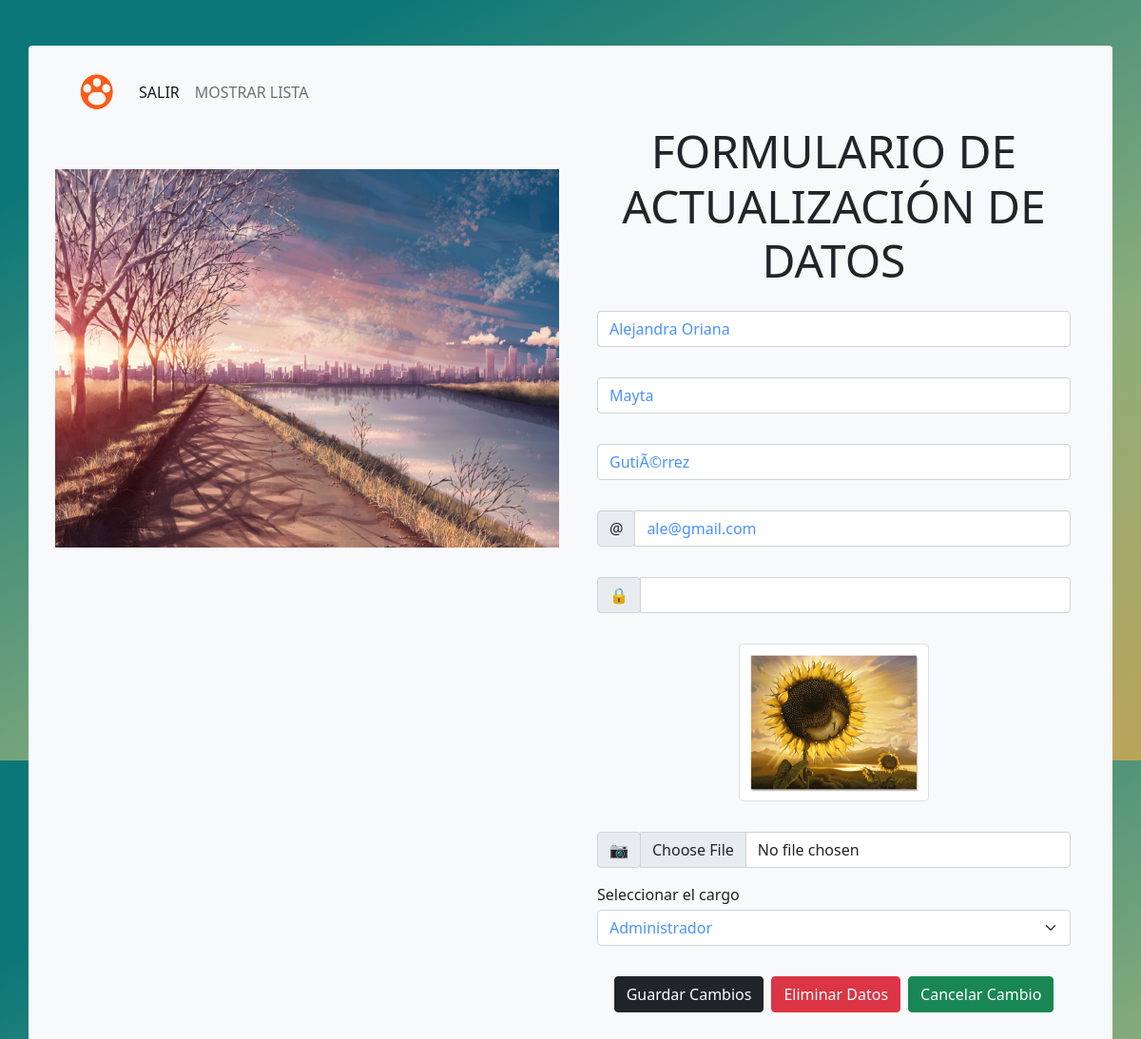
The app's page /vista/public/actualizarPersonal.php?id_usuario=4 (signed in) with its own data.
### tables this page shows
CREATE TABLE `usuario` (
  `id_usuario` int(11) NOT NULL,
  `apaterno` varchar(20) NOT NULL,
  `amaterno` varchar(20) NOT NULL,
  `nombres` varchar(40) NOT NULL,
  `usuario` varchar(40) NOT NULL,
  `password` varchar(80) NOT NULL,
  `foto` varchar(255) NOT NULL,
  `id_cargo_fk` int(11) NOT NULL
);

### modelo/BD/dataBase.php (called while the page is built, shortened)
<?php
class DataBase{
    public $host=DB_HOST;
    public $user=DB_USER;
    public $pass=DB_PASS;
    public $dbname=DB_NAME;
    public $link;
    private function connectDB(){
        $this->link=new mysqli($this->host, $this->user, $this->pass, $this->dbname);
    }
    public function select($query){
        $result=$this->link->query($query) or die ($this->link->error.__LINE__);
        if($result->num_rows>0){
            return $result;
        }
        else{
            header("Location:../../index.php?msg=El dato no existe!!!");
            exit();
        }
    }
}
?>

### vista/public/actualizarPersonal.php (the view, shortened to what this page needs)
<?php
include("../../modelo/BD/dataBase.php");
$id=$_GET['id_usuario'];
$db=new DataBase();
$query="select * from usuario where id_usuario=$id";
$getData=$db->select($query)->fetch_assoc();
?>
<!DOCTYPE html>
<html lang="es">
<head>
    <link rel="stylesheet" type="text/css" href="../asets/bootstrap/bootstrap.min.css">
    <link rel="stylesheet" href="../asets/css/animaciones.css">
    <link rel="stylesheet" href="../asets/css/fondo.css">
</head>
<body oncopy="return false" onpaste="return false">
    <main class="container mt-5 fade-in">
        <div class="row bg-light rounded p-3">
            <nav class="navbar navbar-expand-lg navbar-light">
                <div class="container-fluid">
                    <a href="registrar.php" class="navbar-brand"><img src="../asets/img/iconos/icono.png" width="40" height="40"></a>
                    <div class="collapse navbar-collapse" id="navbarNav">
                        <ul class="navbar-nav">
                            <li class="nav-icon"><a href="../../index.php" class="nav-link active" aria-current="page">SALIR</a></li>
                            <li class="nav-icon"><a href="resultado.php" class="nav-link">MOSTRAR LISTA</a></li>
                        </ul>
                    </div>
                </div>
            </nav>
            <div class="col-sm-12 col-md-12 col-lg-6 float-left my-5">
                <img src="../asets/img/galeria/img1.jpg" class="img-fluid" alt="">
            </div>
            <div class="col-sm-12 col-md-12 col-lg-6">
                <h2 class="display-5 fw-semibold text-uppercase text-center">Formulario de actualización de datos</h2>
                <form action="actualizarPersonal.php?id_usuario=<?php echo $id; ?>" class="row g-3 p-3 rounded needs-validation" novalidate method="POST" enctype="multipart/form-data">
                    <div class="mb-3">
                        <input type="text" class="form-control text-primary text-opacity-75 fw-semibold" id="nombre" name="nombre" required value="<?php echo $getData['nombres'];?>">
                    </div>
                    <div class="mb-3">
                        <input type="text" class="form-control text-primary text-opacity-75 fw-semibold" id="apaterno" name="apaterno" required value="<?php echo $getData['apaterno'];?>">
                    </div>
                    <div class="mb-3">
                        <input type="text" class="form-control text-primary text-opacity-75 fw-semibold" id="amaterno" name="amaterno" required value="<?php echo $getData['amaterno'];?>">
                    </div>
                    <div class="mb-3">
                        <div class="input-group has-validation">
                            <span class="input-group-text">@</span>
                            <input type="email" class="form-control text-primary text-opacity-75 fw-semibold" id="user" name="user" aria-describedby="inputGroupPrepend" required value="<?php echo $getData['usuario'];?>">
                        </div>
                    </div>
                    <div class="mb-3">
                        <div class="input-group has-validation">
                            <span class="input-group-text">&#x1F512;</span>
                            <input type="password" class="form-control text-primary text-opacity-75 fw-semibold" id="pass" name="pass" required pattern="(?=.*\d)(?=.*[a-z])(?=.*[A-Z]).{8,}" title="Debe contener al menos un número y una letra mayúscula y minúscula, y al menos 8 o más carácteres">
                        </div>
                    </div>
                    <div class="mb-3">
                    <center>
                   <?php if($getData['foto'] !=null){ ?>
                        <img class="img-thumbnail" width="200px" src="../asets/img/fotos/<?php echo $getData['foto']; ?>"><?php
                        }else{
                            echo "<img src='../asets/img/fotos/usuario.png' class='img-fluid img-thumbnail' width=200>";
                        } ?>
                    </center>
                    </div>
                    <div class="mb-3">
                        <div class="input-group has-validation">
                            <span class="input-group-text">&#128247;</span>
                            <input type="file" class="form-control" id="foto" name="foto" required>
                        </div>
                    </div>
                    <div class="mb-3 mt-0">
                        <label class="mb-1 lead fs-6">Seleccionar el cargo</label>
                        <select class="form-select has-validation text-primary text-opacity-75 fw-semibold" aria-label="Default select example" id="rol" name="rol" required>
                            <option selected value="<?php echo $getData['id_cargo_fk'];?>"><?php switch($getData['id_cargo_fk']){
                                case 1:
                                    echo "Administrador";
                                    break;
                            }
                            ?></option>
                        </select>
                    </div>
                    <div class="d-grid gap-2 d-md-flex justify-content-md-center">
                        <button type="submit" name="submit" id="submit" class="btn btn-dark">Guardar Cambios</button>
                        <button type="submit" name="delete" id="delete" class="btn btn-danger">Eliminar Datos</button>
                        <span><a href="resultado.php" class="btn btn-success">Cancelar Cambio</a></span>
                    </div>
                </form>
            </div>
        </div>
    </main>
</body>
</html>

### vista/asets/css/animaciones.css (style rules this page uses)
.fade-in { -webkit-animation: fade-in 0.8s cubic-bezier(0.390, 0.575, 0.565, 1.000) both; animation: fade-in 0.8s cubic-bezier(0.390, 0.575, 0.565, 1.000) both; }

### vista/asets/css/fondo.css (style rules this page uses)
html,body { height: 100%; position: relative; top: 0; left: 0; width: 100%; height: 100%; }
body { background: rgb(12, 119, 120); background: linear-gradient(153deg, rgba(12,119,120,1) 15%, rgba(139,173,123,1) 66%, rgba(187,164,90,1) 100%); }

### records on screen
usuario: nombre "Alejandra Oriana", apaterno "Mayta", amaterno "GutiÃ©rrez", user "ale@gmail.com", foto (picture), rol "Administrador"
